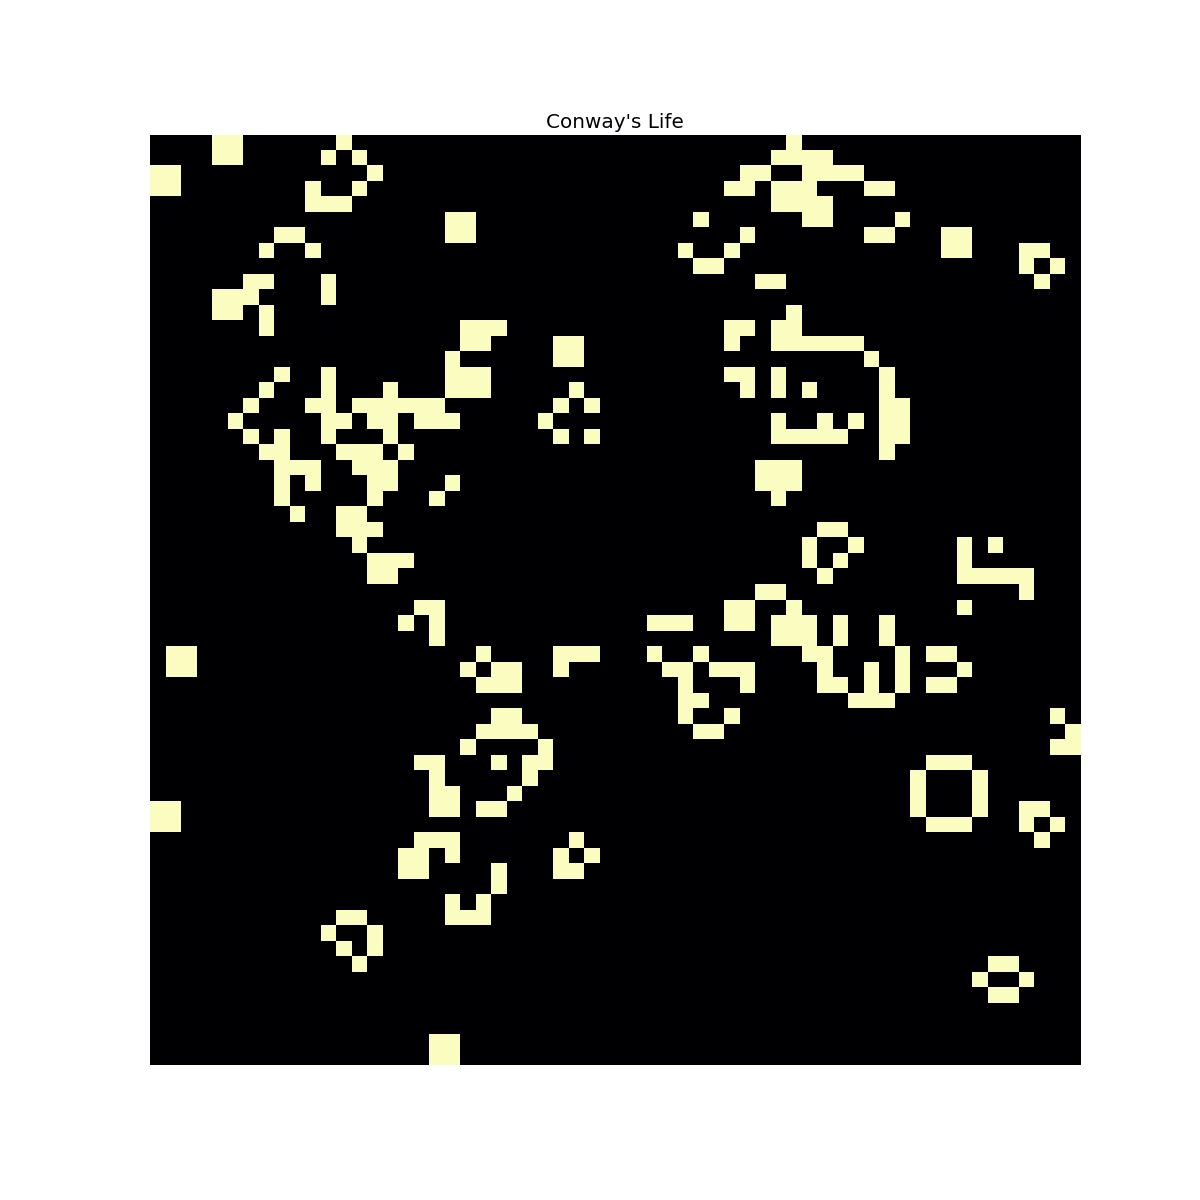

Python code for this plot:

# http://github.com/timestocome


# started here:
# http://jakevdp.github.io/blog/2013/08/07/conways-game-of-life/
# https://en.wikipedia.org/wiki/Conway%27s_Game_of_Life


import numpy as np
from scipy import signal
import matplotlib.pyplot as plt
from matplotlib import animation



def setup_board():

    global board

    board = np.random.random((w, h))
    board = np.where(board > 0.7, 1, 0 )   # random

    return board



def count_neighbors():

    global board

    kernal = [[1, 1, 1], [1, 0, 1], [1, 1, 1]]
    n = signal.convolve2d(board, kernal)

    return n[1:-1, 1:-1]



# if n >= 3 die
# if n == 2, 3 stay
# if n < 2 die
# if n == 3 birth
def update_board(n, b):

    for i in range(w):
        for j in range(h):
            if n[i,j] >= 3: b[i,j] = 0                # die
            if n[i,j] == 2 or n[i,j] == 3: b[i,j] = b[i,j]      # stay
            if n[i,j] < 2: b[i,j] = 0                 # die
            if n[i,j] == 3: b[i,j] = 1                # birth

    return b






w = 60
h = 60


# random setup
board = setup_board()
'''
# glider gun
board = np.zeros((w,h))
glider_gun = [[0,0,0,0,0,0,0,0,0,0,0,0,0,0,0,0,0,0,0,0,0,0,0,0,1,0,0,0,0,0,0,0,0,0,0,0],
 [0,0,0,0,0,0,0,0,0,0,0,0,0,0,0,0,0,0,0,0,0,0,1,0,1,0,0,0,0,0,0,0,0,0,0,0],
 [0,0,0,0,0,0,0,0,0,0,0,0,1,1,0,0,0,0,0,0,1,1,0,0,0,0,0,0,0,0,0,0,0,0,1,1],
 [0,0,0,0,0,0,0,0,0,0,0,1,0,0,0,1,0,0,0,0,1,1,0,0,0,0,0,0,0,0,0,0,0,0,1,1],
 [1,1,0,0,0,0,0,0,0,0,1,0,0,0,0,0,1,0,0,0,1,1,0,0,0,0,0,0,0,0,0,0,0,0,0,0],
 [1,1,0,0,0,0,0,0,0,0,1,0,0,0,1,0,1,1,0,0,0,0,1,0,1,0,0,0,0,0,0,0,0,0,0,0],
 [0,0,0,0,0,0,0,0,0,0,1,0,0,0,0,0,1,0,0,0,0,0,0,0,1,0,0,0,0,0,0,0,0,0,0,0],
 [0,0,0,0,0,0,0,0,0,0,0,1,0,0,0,1,0,0,0,0,0,0,0,0,0,0,0,0,0,0,0,0,0,0,0,0],
 [0,0,0,0,0,0,0,0,0,0,0,0,1,1,0,0,0,0,0,0,0,0,0,0,0,0,0,0,0,0,0,0,0,0,0,0]]

board[10:19,1:37] = glider_gun
'''


def init():

    global board 

    im.set_data(board)
    return (im, )


def animate(i):
    
    global board

    neighbors = count_neighbors()
    new_board = update_board(neighbors, board)
    board = new_board

    im = ax.imshow(new_board, cmap=plt.cm.magma, interpolation='nearest')

    return (im, )







# set up graphics
figure = plt.figure(figsize=(12,12))
ax = figure.add_subplot(111)
im = ax.imshow(board, cmap=plt.cm.binary, interpolation='nearest')
im.set_clim(-0.05, 1 )



anim = animation.FuncAnimation(figure, animate, init_func=init, frames=100, interval=1000, blit=False)


plt.title("Conway's Life")  
plt.axis('off')          
plt.show()
